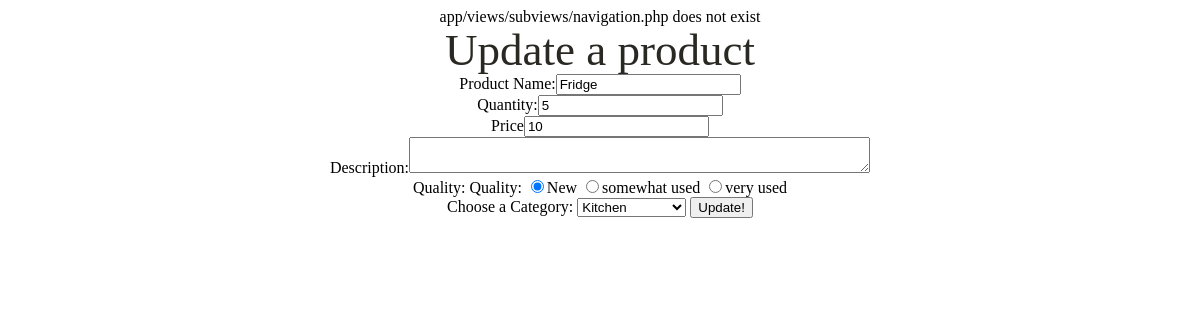
The app's page /Product/update/1 (signed in) with its own data.
### tables this page shows
CREATE TABLE `product` (
  `product_id` int(11) NOT NULL,
  `product_name` varchar(50) NOT NULL,
  `category_id` int(11) NOT NULL,
  `seller_id` int(11) NOT NULL,
  `available_quantity` int(11) NOT NULL,
  `price` int(11) NOT NULL,
  `description` text NOT NULL,
  `quality` tinyint(1) NOT NULL COMMENT ' 0 is new, 1 is somewhat used, 2 is very used'
);

### app/core/App.php (called while the page is built, shortened)
<?php
		class App {
			private $method = 'index';
			public function __construct() {
				$url = self::parseUrl();
				if (isset($url[0])) {
					unset($url[0]);
				}
				$this->controller = new $this->controller;
				if (isset($url[1])) {
					if (method_exists($this->controller, $url[1]))
						$this->method = $url[1];
					unset($url[1]);
				}
				$this->params = $url ? array_values($url) : [];
				call_user_func_array([$this->controller, $this->method], $this->params);
			}
			private static function parseUrl() {
				if (isset($_GET['url'])) {
					return explode('/',
						filter_var(
							rtrim($_GET['url'], '/'),
							FILTER_SANITIZE_URL)
					);
				}
			}
		}

### index.php (called while the page is built, shortened)
<?php
    new \app\core\App();

### app/models/Product.php (called while the page is built, shortened)
<?php
        class Product extends \app\core\Model {
            function get($product_id) {
                $SQL = 'SELECT * FROM product WHERE product_id = :product_id';
                $STMT = self::$_connection->prepare($SQL);
                $STMT->execute(['product_id'=>$product_id]);
                $STMT->setFetchMode(\PDO::FETCH_CLASS, "app\models\Product");
                return $STMT->fetch();
            }
        }

### app/core/DBConnection.php (called while the page is built, shortened)
<?php
		class DBConnection {
			static $connection = null;
			private function __construct() {
				if (self::$connection == null) {
					$host = 'localhost';
					$DBname = 'projectdb';
					$user = 'root';
					$password = '';
					self::$connection = new \PDO("mysql:host=$host;dbname=$DBname", $user, $password);
				}
			}
			public static function getInstance() {
				return self::$connection;
			}
		}

### app/models/Category.php (called while the page is built, shortened)
<?php
        class Category extends \app\core\Model {
            function get($category_id) {
                $SQL = 'SELECT * FROM category WHERE category_id = :category_id';
                $STMT = self::$_connection->prepare($SQL);
                $STMT->execute(['category_id'=>$category_id]);
                $STMT->setFetchMode(\PDO::FETCH_CLASS, "app\models\Category");
                return $STMT->fetch();
            }
            function getAll() {
                $SQL = 'SELECT * FROM category';
                $STMT = self::$_connection->prepare($SQL);
                $STMT->execute();
                $STMT->setFetchMode(\PDO::FETCH_CLASS, "app\models\Category");
                return $STMT->fetchAll();
            }
        }

### app/views/Product/update.php (the view, shortened to what this page needs)
<html>
	<head>
        <link rel="stylesheet" href="../public/css/home.css">
	</head>
	<body>
		<div class='container'>
		<h1>Update a product</h1>
		<form method='post' action=''>
			<label class='form-label'>Product Name:<input type='text' name='product_name' class='form-control'
            value = '<?=$data[1]->product_name?>'/></label><br>
			<label class='form-label'>Quantity:<input type='text' name='available_quantity' class='form-control'
            value = '<?=$data[1]->available_quantity?>' /></label><br>
			<label class='form-label'>Price<input type='text' name='price' class='form-control'
            value = '<?=$data[1]->price?>'/></label><br>
			<label class='form-label'>Description:<textarea cols='55' name='description' class='form-control'
            value = '<?=$data[1]->description?>'>  </textarea></label><br>
			<label class='form-label'>Quality:</label>
            <label class='form-label'>Quality:</label>
                <input class="form-check-input" type="radio" name="quality" value="0" <?= ($data[1]->quality == 0)? "checked" : "" ?> ><label class="form-check-label">New</label>
                <input class="form-check-input" type="radio" name="quality" value="1" <?= ($data[1]->quality == 1)? "checked" : "" ?> ><label class="form-check-label">somewhat used</label>
                <input class="form-check-input" type="radio" name="quality" value="2" <?= ($data[1]->quality == 2)? "checked" : "" ?> ><label class="form-check-label">very used </label> <br>
            <label class='form-label' >Choose a Category:</label>
            <?php
                $chooseCategory = new \app\models\Category();
                $chooseCategory = $chooseCategory-> get($data[1]->category_id);
            ?>
            <select name="category_id" value='<?= $chooseCategory->name?>'>
            <?php
                   foreach ($data[0] as $category){
                    if($category->category_id == $data[1]->category_id){
                        echo "<option value='".$category->category_id."' selected>". $category->name ."</option>";
                    } else {
                        echo "<option value='".$category->category_id."'>". $category->name ."</option>";
                    }
                }
            ?>
            </select>
			<input type="submit" name='action' value='Update!' class='form-control' />
		</form>
		</div>
	</body>
</html>

### public/css/home.css (style rules this page uses)
.container { text-align: center; font-family: 'Trocchi', serif; font-weight: normal; }
.container h1 { color: #292822; font-family: 'Trocchi', serif; font-size: 45px; font-weight: normal; line-height: 48px; margin: 0; }

### records on screen
product: product_name "Fridge", available_quantity "5", price "10", quality "☑"

### other values on screen
$name "subviews/navigation"
form field category_id "Kitchen"
